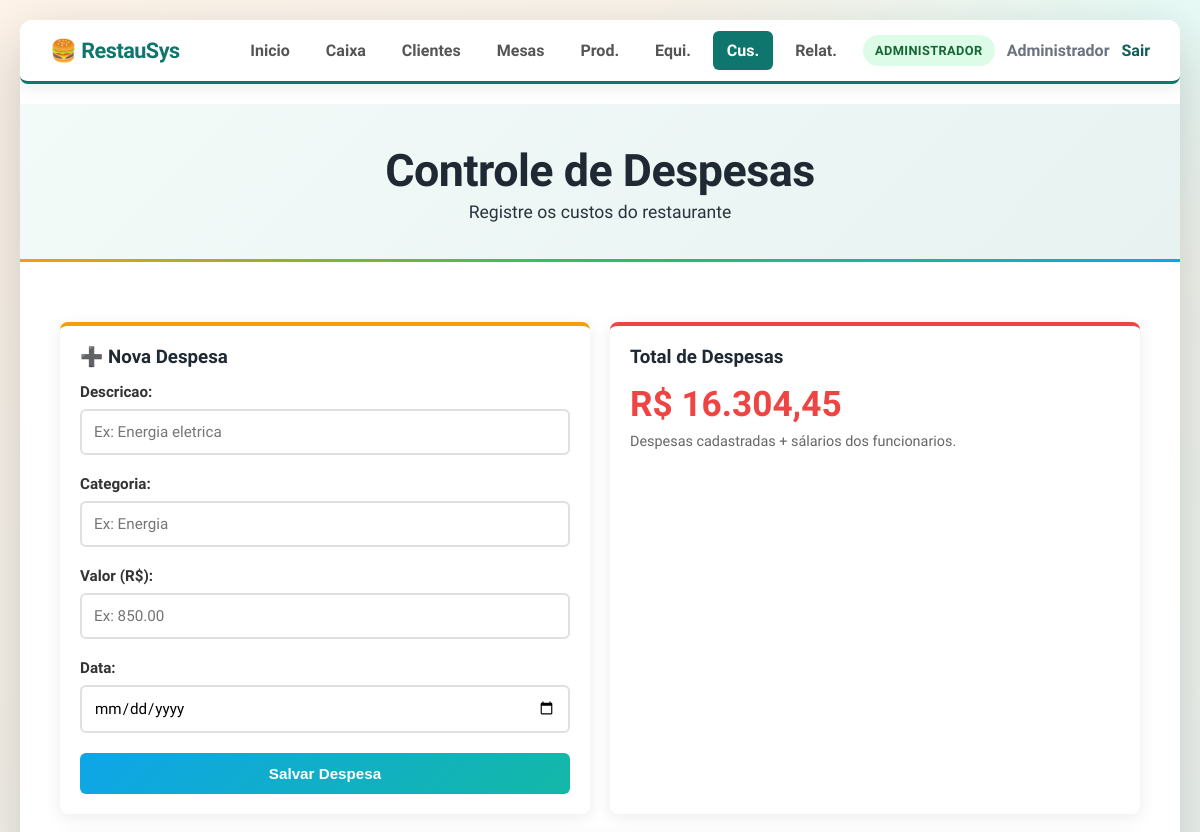
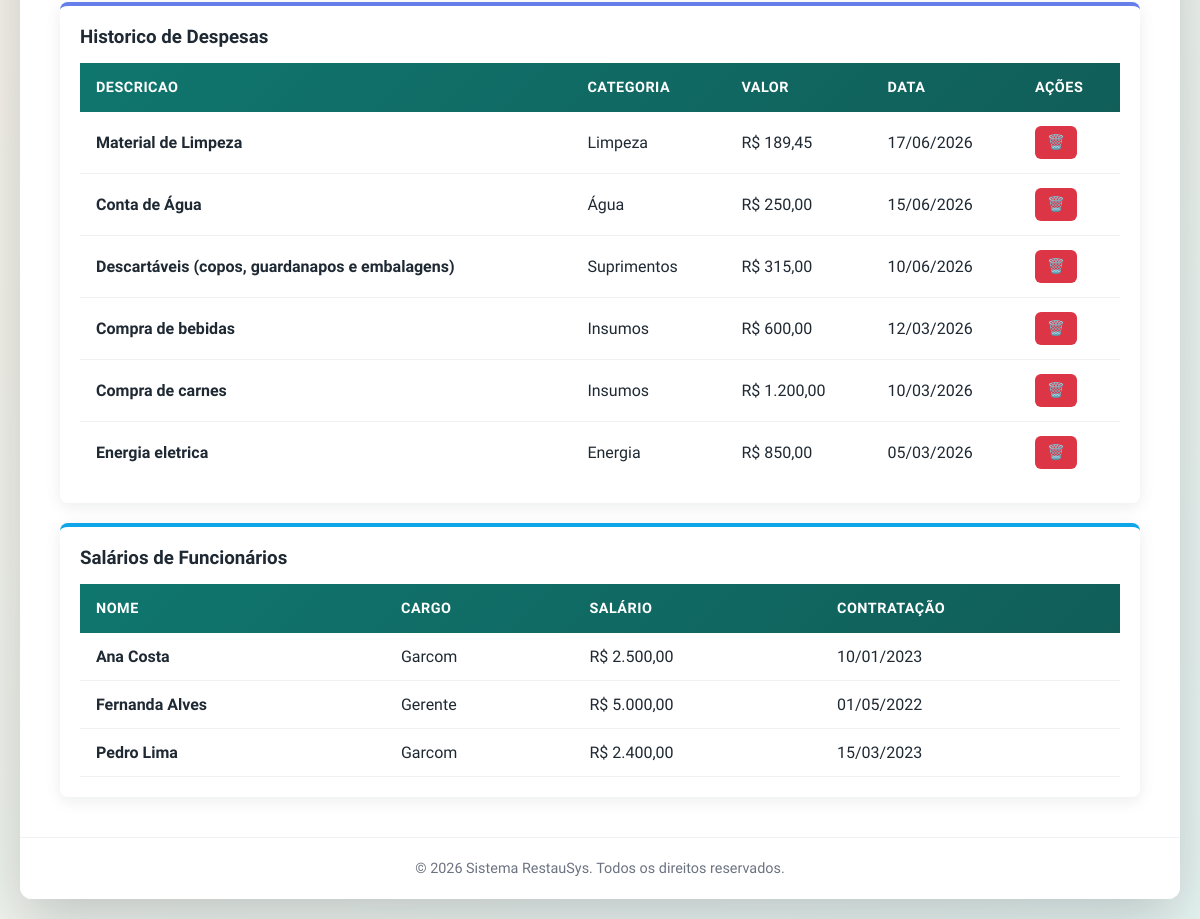
Page /pages/despesas.php (signed in) on the committed database (2 pictures, top to bottom).
### tables this page shows
CREATE TABLE despesas (
    id_despesa INTEGER PRIMARY KEY AUTOINCREMENT,
    descricao TEXT NOT NULL,
    categoria TEXT NOT NULL,
    valor NUMERIC NOT NULL,
    data_despesa TEXT
);

CREATE TABLE funcionarios (
    id_funcionario INTEGER PRIMARY KEY AUTOINCREMENT,
    nome TEXT NOT NULL,
    cargo TEXT NOT NULL,
    salario NUMERIC,
    data_contratacao TEXT
);

### pages/despesas.php (the view, shortened to what this page needs)
<?php
require_once __DIR__ . "/../config/config.php";
$despesas = query_all("SELECT * FROM despesas ORDER BY data_despesa DESC, id_despesa DESC");
$funcionarios = query_all("SELECT id_funcionario, nome, cargo, salario, data_contratacao FROM funcionarios ORDER BY nome");
$total_despesas = query_one("SELECT SUM(valor) as total FROM despesas");
$total_salarios = query_one("SELECT SUM(salario) as total FROM funcionarios");
$valor_total = ($total_despesas["total"] ?? 0) + ($total_salarios["total"] ?? 0);
?>
<!DOCTYPE html>
<html lang="pt-BR">
<head>
    <link rel="stylesheet" href="../css/style.css">
</head>
<body>
    <div class="container">
        <header>
            <div class="header-content">
                <h1>Controle de Despesas</h1>
                <p class="header-subtitle">Registre os custos do restaurante</p>
            </div>
        </header>
        <main>
            <div class="dashboard-grid">
                <div class="card" style="border-top-color: #f59e0b;">
                    <h3>➕ Nova Despesa</h3>
                    <form method="POST" class="formulario">
                        <div class="form-grupo">
                            <label>Descricao:</label>
                            <input type="text" name="descricao" placeholder="Ex: Energia eletrica" required>
                        </div>
                        <div class="form-grupo">
                            <label>Categoria:</label>
                            <input type="text" name="categoria" placeholder="Ex: Energia" required>
                        </div>
                        <div class="form-grupo">
                            <label>Valor (R$):</label>
                            <input type="text" name="valor" placeholder="Ex: 850.00" required>
                        </div>
                        <div class="form-grupo">
                            <label>Data:</label>
                            <input type="date" name="data_despesa">
                        </div>
                        <button type="submit" class="btn btn-adicionar">Salvar Despesa</button>
                    </form>
                </div>
                <div class="card" style="border-top-color: #ef4444;">
                    <h3>Total de Despesas</h3>
                    <p style="font-size: 2.2em; font-weight: bold; color: #ef4444;">
                        R$ <?=number_format((float) $valor_total, 2, ",", ".")?>
                    </p>
                    <p style="color: #666; font-size: 0.9em; margin-top: 8px;">Despesas cadastradas + sálarios dos funcionarios.</p>
                </div>
                <div class="card" style="grid-column: span 2; border-top-color: #667eea;">
                    <h3>Historico de Despesas</h3>
                    <div style="max-height: 420px; overflow-y: auto;">
                        <table class="tabela">
                            <thead>
                                <tr>
                                    <th>Descricao</th>
                                    <th>Categoria</th>
                                    <th>Valor</th>
                                    <th>Data</th>
                                    <th>Ações</th>
                                </tr>
                            </thead>
                            <tbody>
                                <?php foreach ($despesas as $d): ?>
                                    <tr>
                                        <td><strong><?=htmlspecialchars($d["descricao"])?></strong></td>
                                        <td><?=htmlspecialchars($d["categoria"])?></td>
                                        <td>R$ <?=number_format((float) $d["valor"], 2, ",", ".")?></td>
                                        <td>
                                            <?php if (!empty($d["data_despesa"])): ?>
                                                <?=date("d/m/Y", strtotime($d["data_despesa"]))?>
                                            <?php else: ?>
                                                -
                                            <?php endif; ?>
                                        </td>
                                        <td>
                                            <form method="POST" style="display:inline;" onsubmit="return confirm('Deseja realmente remover?');">
                                                <button type="submit" class="btn btn-remover" title="Remover">🗑️</button>
                                            </form>
                                        </td>
                                    </tr>
                                <?php endforeach; ?>
                            </tbody>
                        </table>
                    </div>
                </div>
                <div class="card" style="grid-column: span 2; border-top-color: #0ea5e9;">
                    <h3>Salários de Funcionários</h3>
                    <div style="max-height: 320px; overflow-y: auto;">
                        <table class="tabela">
                            <thead>
                                <tr>
                                    <th>Nome</th>
                                    <th>Cargo</th>
                                    <th>Salário</th>
                                    <th>Contratação</th>
                                </tr>
                            </thead>
                            <tbody>
                                <?php foreach ($funcionarios as $f): ?>
                                    <tr>
                                        <td><strong><?=htmlspecialchars($f["nome"])?></strong></td>
                                        <td><?=htmlspecialchars($f["cargo"])?></td>
                                        <td>
                                            <?php if ($f["salario"] !== null && $f["salario"] !== ""): ?>
                                                R$ <?=number_format((float) $f["salario"], 2, ",", ".")?>
                                            <?php else: ?>
                                                -
                                            <?php endif; ?>
                                        </td>
                                        <td>
                                            <?php if (!empty($f["data_contratacao"])): ?>
                                                <?=date("d/m/Y", strtotime($f["data_contratacao"]))?>
                                            <?php else: ?>
                                                -
                                            <?php endif; ?>
                                        </td>
                                    </tr>
                                <?php endforeach; ?>
                            </tbody>
                        </table>
                    </div>
                </div>
            </div>
        </main>
        <footer class="app-footer">
            &copy; <?=date("Y")?> Sistema RestauSys. Todos os direitos reservados.
        </footer>
    </div>
</body>
</html>

### css/style.css (style rules this page uses)
:root { --bg-start: #fef3e7; --bg-end: #e8f6f2; --surface: #ffffff; --surface-muted: #f7f5f2; --ink: #1f2933; --muted: #6b7280; --accent: #0f766e; --accent-strong: #115e59; --accent-soft: #e7f7f4; --accent-2: #f59e0b; --accent-3: #ef4444; --accent-4: #0ea5e9; --shadow-strong: 0 20px 60px rgba(15, 23, 42, 0.22); --shadow-soft: 0 4px 16px rgba(15, 23, 42, 0.08); }
* { margin: 0; padding: 0; box-sizing: border-box; }
body { font-family: "Plus Jakarta Sans", "Noto Sans", sans-serif; background: radial-gradient(1200px 600px at 10% -10%, #fff6ec 0%, transparent 60%), radial-gradient(900px 500px at 100% 0%, #e7fbf6 0%, transparent 55%), linear-gradient(135deg, var(--bg-start) 0%, var(--bg-end) 100%); min-height: 100vh; padding: 20px; color: var(--ink); }
.container { max-width: 1200px; margin: 0 auto; background: var(--surface); border-radius: 12px; box-shadow: var(--shadow-strong); overflow: hidden; }
.app-footer { text-align: center; padding: 22px 30px; color: var(--muted); font-size: 0.9em; border-top: 1px solid #eef2f5; background: var(--surface); }
header { background: linear-gradient(135deg, #f2fbf8 0%, #e8f2f1 100%); color: var(--ink); padding: 40px 30px; text-align: center; position: relative; }
header::after { content: ''; position: absolute; bottom: 0; left: 0; right: 0; height: 3px; background: linear-gradient(90deg, var(--accent-2), #22c55e, var(--accent-4)); }
.header-content h1 { font-size: 2.8em; font-weight: 700; margin-bottom: 5px; letter-spacing: -0.5px; }
.header-subtitle { font-size: 1.1em; opacity: 0.95; font-weight: 300; }
main { padding: 40px; }
.dashboard-grid { display: grid; grid-template-columns: repeat(auto-fit, minmax(300px, 1fr)); gap: 20px; margin-top: 20px; }
.card { background: var(--surface); padding: 20px; border-radius: 8px; box-shadow: var(--shadow-soft); border-top: 4px solid var(--accent); }
.card h3 { margin-bottom: 15px; color: var(--ink); }
.formulario { display: flex; flex-direction: column; gap: 20px; }
.form-grupo { display: flex; flex-direction: column; gap: 8px; }
.form-grupo label { font-weight: 600; color: #333; font-size: 0.95em; display: flex; align-items: center; gap: 8px; }
.form-grupo input, .form-grupo select { padding: 12px; border: 2px solid #e0e0e0; border-radius: 6px; font-size: 0.95em; transition: all 0.3s; font-family: inherit; }
.btn { padding: 12px 20px; border: none; border-radius: 6px; font-weight: 600; cursor: pointer; font-size: 0.95em; transition: all 0.3s; display: inline-flex; align-items: center; gap: 8px; justify-content: center; }
.btn-adicionar { background: linear-gradient(135deg, var(--accent-4) 0%, #14b8a6 100%); color: white; }
.btn-remover { background-color: #dc3545; color: white; padding: 8px 12px; font-size: 0.9em; }
.tabela { width: 100%; border-collapse: collapse; background: white; }
.tabela thead { background: linear-gradient(135deg, var(--accent) 0%, var(--accent-strong) 100%); color: white; }
.tabela th { padding: 16px; text-align: left; font-weight: 600; text-transform: uppercase; font-size: 0.9em; letter-spacing: 0.5px; }
.tabela td { padding: 14px 16px; border-bottom: 1px solid #f0f0f0; }

### rows in the picture
despesas: descricao "Material de Limpeza", categoria "Limpeza", valor "189,45", data_despesa "17/06/2026"
despesas: descricao "Conta de Água", categoria "Água", valor "250,00", data_despesa "15/06/2026"
despesas: descricao "Descartáveis (copos, guardanapos e embalagens)", categoria "Suprimentos", valor "315,00", data_despesa "10/06/2026"
despesas: descricao "Compra de bebidas", categoria "Insumos", valor "600,00", data_despesa "12/03/2026"
despesas: descricao "Compra de carnes", categoria "Insumos", valor "1.200,00", data_despesa "10/03/2026"
despesas: descricao "Energia eletrica", categoria "Energia", valor "850,00", data_despesa "05/03/2026"
funcionarios: nome "Ana Costa", cargo "Garcom", salario "2.500,00", data_contratacao "10/01/2023"
funcionarios: nome "Fernanda Alves", cargo "Gerente", salario "5.000,00", data_contratacao "01/05/2022"
funcionarios: nome "Pedro Lima", cargo "Garcom", salario "2.400,00", data_contratacao "15/03/2023"

### other values in the picture
$item['titulo'] "Inicio"
$item['titulo'] "Caixa"
$item['titulo'] "Clientes"
$item['titulo'] "Mesas"
$item['titulo'] "Prod."
$item['titulo'] "Equi."
$item['titulo'] "Cus."
$item['titulo'] "Relat."
$rotulo_perfil "ADMINISTRADOR"
$usuario "Administrador"
$valor_total "16.304,45"
